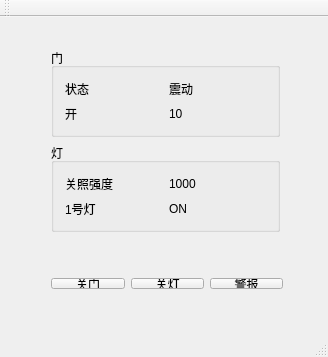
<?xml version="1.0" encoding="UTF-8"?>
<ui version="4.0">
 <class>MainWindow</class>
 <widget class="QMainWindow" name="MainWindow">
  <property name="geometry">
   <rect>
    <x>0</x>
    <y>0</y>
    <width>328</width>
    <height>357</height>
   </rect>
  </property>
  <property name="windowTitle">
   <string>MainWindow</string>
  </property>
  <widget class="QWidget" name="centralWidget">
   <widget class="QWidget" name="layoutWidget">
    <property name="geometry">
     <rect>
      <x>40</x>
      <y>250</y>
      <width>254</width>
      <height>33</height>
     </rect>
    </property>
    <layout class="QHBoxLayout" name="horizontalLayout_4">
     <item>
      <widget class="QPushButton" name="btn_door">
       <property name="text">
        <string>关门</string>
       </property>
      </widget>
     </item>
     <item>
      <widget class="QPushButton" name="pushButton_2">
       <property name="text">
        <string>关灯</string>
       </property>
      </widget>
     </item>
     <item>
      <widget class="QPushButton" name="pushButton_3">
       <property name="text">
        <string>警报</string>
       </property>
      </widget>
     </item>
    </layout>
   </widget>
   <widget class="QWidget" name="layoutWidget_2">
    <property name="geometry">
     <rect>
      <x>40</x>
      <y>20</y>
      <width>251</width>
      <height>206</height>
     </rect>
    </property>
    <layout class="QVBoxLayout" name="verticalLayout_4">
     <item>
      <widget class="QGroupBox" name="groupBox">
       <property name="title">
        <string>门</string>
       </property>
       <layout class="QHBoxLayout" name="horizontalLayout">
        <item>
         <layout class="QVBoxLayout" name="verticalLayout">
          <item>
           <widget class="QLabel" name="label_3">
            <property name="text">
             <string>状态</string>
            </property>
           </widget>
          </item>
          <item>
           <widget class="QLabel" name="label">
            <property name="text">
             <string>开</string>
            </property>
           </widget>
          </item>
         </layout>
        </item>
        <item>
         <layout class="QVBoxLayout" name="verticalLayout_2">
          <item>
           <widget class="QLabel" name="label_4">
            <property name="text">
             <string>震动</string>
            </property>
           </widget>
          </item>
          <item>
           <widget class="QLabel" name="label_2">
            <property name="text">
             <string>10</string>
            </property>
           </widget>
          </item>
         </layout>
        </item>
       </layout>
      </widget>
     </item>
     <item>
      <widget class="QGroupBox" name="groupBox_2">
       <property name="title">
        <string>灯</string>
       </property>
       <layout class="QVBoxLayout" name="verticalLayout_3">
        <item>
         <layout class="QHBoxLayout" name="horizontalLayout_2">
          <item>
           <widget class="QLabel" name="label_5">
            <property name="text">
             <string>关照强度</string>
            </property>
           </widget>
          </item>
          <item>
           <widget class="QLabel" name="label_7">
            <property name="text">
             <string>1000</string>
            </property>
           </widget>
          </item>
         </layout>
        </item>
        <item>
         <layout class="QHBoxLayout" name="horizontalLayout_3">
          <item>
           <widget class="QLabel" name="label_6">
            <property name="text">
             <string>1号灯</string>
            </property>
           </widget>
          </item>
          <item>
           <widget class="QLabel" name="label_8">
            <property name="text">
             <string>ON</string>
            </property>
           </widget>
          </item>
         </layout>
        </item>
       </layout>
      </widget>
     </item>
    </layout>
   </widget>
  </widget>
  <widget class="QMenuBar" name="menuBar">
   <property name="geometry">
    <rect>
     <x>0</x>
     <y>0</y>
     <width>328</width>
     <height>28</height>
    </rect>
   </property>
  </widget>
  <widget class="QToolBar" name="mainToolBar">
   <attribute name="toolBarArea">
    <enum>TopToolBarArea</enum>
   </attribute>
   <attribute name="toolBarBreak">
    <bool>false</bool>
   </attribute>
  </widget>
  <widget class="QStatusBar" name="statusBar"/>
 </widget>
 <layoutdefault spacing="6" margin="11"/>
 <resources/>
 <connections/>
</ui>
